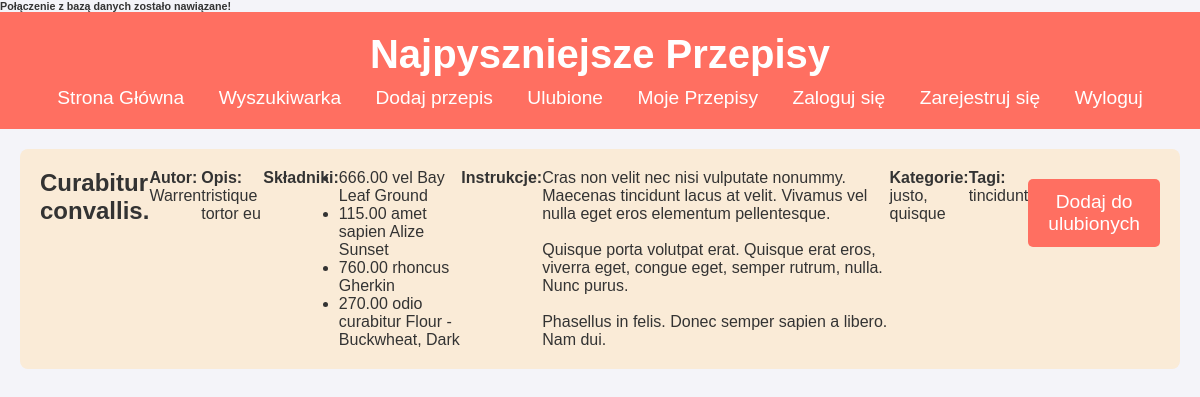
Page /detailed.php?id=38 on the committed database.
### tables this page shows
CREATE TABLE `recipes` (
  `recipe_id` int(11) NOT NULL,
  `title` varchar(100) NOT NULL,
  `description` text DEFAULT NULL,
  `instructions` text NOT NULL,
  `servings` int(11) DEFAULT 1,
  `prep_time` int(11) DEFAULT 0,
  `cook_time` int(11) DEFAULT 0,
  `user_id` int(11) DEFAULT NULL,
  `created_at` timestamp NOT NULL DEFAULT current_timestamp(),
  `updated_at` timestamp NOT NULL DEFAULT current_timestamp() ON UPDATE current_timestamp()
);

CREATE TABLE `recipe_ingredients` (
  `recipe_id` int(11) NOT NULL,
  `ingredient_id` int(11) NOT NULL,
  `quantity` decimal(5,2) DEFAULT 0.00,
  `unit` varchar(20) DEFAULT 'g'
);

CREATE TABLE `ingredients` (
  `ingredient_id` int(11) NOT NULL,
  `name` varchar(100) NOT NULL,
  `description` text DEFAULT NULL
);

### detailed.php (the view, shortened to what this page needs)
<?php
require_once "includes/db.php";
if (isset($_GET['id'])) {
    $recipe_id = $_GET['id'];
    $stmt = $pdo->prepare("SELECT * FROM detailed_recipe_info WHERE recipe_id = ?");
    $stmt->execute([$recipe_id]);
    $recipe = $stmt->fetch(PDO::FETCH_ASSOC);
    if ($recipe) {
        ?>
        <!DOCTYPE html>
        <html lang="pl">
        <head>
            <link rel="stylesheet" href="css/style.css">
        </head>
        <body>
            <?php require_once "blocks/header.php"; ?>
            <section id="content">
                <h1><?php echo htmlspecialchars($recipe['recipe_title']); ?></h1>
                <p><strong>Autor:</strong> <?php echo htmlspecialchars($recipe['author']); ?></p>
                <p><strong>Opis:</strong> <?php echo nl2br(htmlspecialchars($recipe['description'])); ?></p>
                <p><strong>Składniki:</strong></p>
                <ul>
                    <?php
                    $stmt = $pdo->prepare("SELECT name, quantity, unit FROM recipe_ingredients ri JOIN ingredients i ON ri.ingredient_id = i.ingredient_id WHERE ri.recipe_id = ?");
                    $stmt->execute([$recipe_id]);
                    $ingredients = $stmt->fetchAll(PDO::FETCH_ASSOC);
                    foreach ($ingredients as $ingredient) {
                        echo "<li>" . htmlspecialchars($ingredient['quantity']) . " " . htmlspecialchars($ingredient['unit']) . " " . htmlspecialchars($ingredient['name']) . "</li>";
                    }
                    ?>
                </ul>
                <p><strong>Instrukcje:</strong></p>
                <p><?php echo nl2br(htmlspecialchars($recipe['instructions'])); ?></p>
                <p><strong>Kategorie:</strong> <?php echo htmlspecialchars($recipe['categories']); ?></p>
                <p><strong>Tagi:</strong> <?php echo htmlspecialchars($recipe['tags']); ?></p>
                <form method="POST" action="favorites.php">
    <button type="submit">Dodaj do ulubionych</button>
</form>
            </section>
        </html>
        <?php
    } else {
        echo "<p>Nie znaleziono przepisu o podanym ID.</p>";
    }
} else {
    echo "<p>Nie przekazano ID przepisu.</p>";
}
?>

### css/style.css (style rules this page uses)
* { margin: 0; padding: 0; box-sizing: border-box; }
body { font-family: 'Arial', sans-serif; background-color: #f4f4f9; color: #333; }
button { color: white; text-decoration: none; font-size: 1.2em; }
#content { display: flex; justify-content: space-between; margin: 20px; position: relative; background-color: antiquewhite; padding: 20px; border-radius: 8px; }
button { background-color: #ff6f61; color: white; border: none; padding: 12px 20px; margin: 10px 0; font-size: 1.2em; cursor: pointer; width: 100%; border-radius: 5px; }

### rows in the picture
recipes: description "tristique tortor eu", instructions "Cras non velit nec nisi vulputate nonummy. Maecenas tincidunt lacus at velit. Vivamus vel nulla eget eros elementum pellentesque. Quisque porta volutpat erat. Quisque erat eros, viverra eget, congue eget, semper rutrum, nulla. Nunc purus. Phasellus in felis. Donec semper sapien a libero. Nam dui."
recipe_ingredients: quantity "666.00", unit "vel", ingredient.name "Bay Leaf Ground"
recipe_ingredients: quantity "115.00", unit "amet sapien", ingredient.name "Alize Sunset"
recipe_ingredients: quantity "760.00", unit "rhoncus", ingredient.name "Gherkin"
recipe_ingredients: quantity "270.00", unit "odio curabitur", ingredient.name "Flour - Buckwheat, Dark"

### other values in the picture
$recipe['recipe_title'] "Curabitur convallis."
$recipe['author'] "Warren"
$recipe['categories'] "justo, quisque"
$recipe['tags'] "tincidunt"
